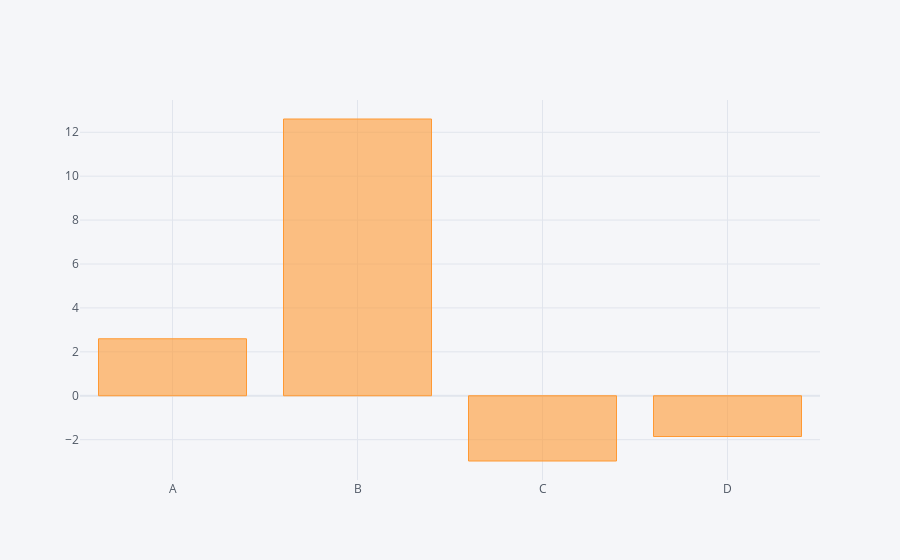

Here is the notebook cell this chart was saved with:
### Code cell
df.sum().iplot(kind = 'bar')

### Figure 1 — Plotly figure (JSON) as saved in the notebook; plotly's stock layout.template omitted (floating-point values rounded to 4 significant figures)
{"data": [{"marker": {"color": "rgba(255, 153, 51, 0.6)", "line": {"color": "rgba(255, 153, 51, 1.0)", "width": 1}}, "name": "None", "orientation": "v", "text": "", "type": "bar", "x": ["A", "B", "C", "D"], "y": [2.595, 12.6, -2.971, -1.855]}], "layout": {"legend": {"bgcolor": "#F5F6F9", "font": {"color": "#4D5663"}}, "paper_bgcolor": "#F5F6F9", "plot_bgcolor": "#F5F6F9", "title": {"font": {"color": "#4D5663"}}, "xaxis": {"gridcolor": "#E1E5ED", "showgrid": true, "tickfont": {"color": "#4D5663"}, "title": {"font": {"color": "#4D5663"}, "text": ""}, "zerolinecolor": "#E1E5ED"}, "yaxis": {"gridcolor": "#E1E5ED", "showgrid": true, "tickfont": {"color": "#4D5663"}, "title": {"font": {"color": "#4D5663"}, "text": ""}, "zerolinecolor": "#E1E5ED"}}}
